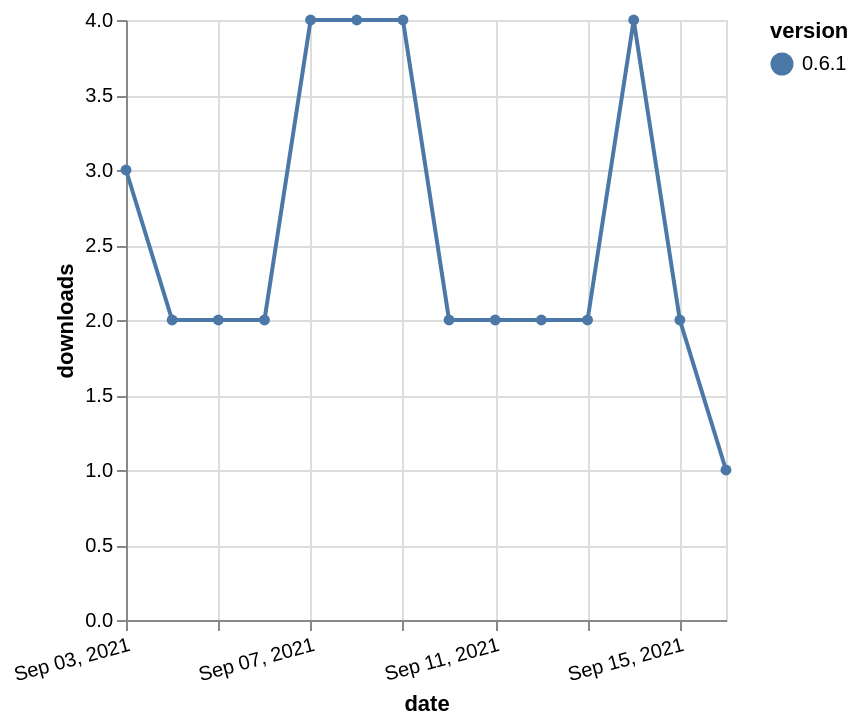

Source (Vega-Lite JSON):
### Vega-Lite specification from a JSON file in a GitHub repository (floating-point values rounded to 4 significant figures)
{"$schema": "https://vega.github.io/schema/vega-lite/v5.json", "description": "A simple bar chart with embedded data.", "data": {"values": [{"date": "2021-09-03", "total": 1504, "delta": 3, "version": "0.6.1"}, {"date": "2021-09-04", "total": 1506, "delta": 2, "version": "0.6.1"}, {"date": "2021-09-05", "total": 1508, "delta": 2, "version": "0.6.1"}, {"date": "2021-09-06", "total": 1510, "delta": 2, "version": "0.6.1"}, {"date": "2021-09-07", "total": 1514, "delta": 4, "version": "0.6.1"}, {"date": "2021-09-08", "total": 1518, "delta": 4, "version": "0.6.1"}, {"date": "2021-09-09", "total": 1522, "delta": 4, "version": "0.6.1"}, {"date": "2021-09-10", "total": 1524, "delta": 2, "version": "0.6.1"}, {"date": "2021-09-11", "total": 1526, "delta": 2, "version": "0.6.1"}, {"date": "2021-09-12", "total": 1528, "delta": 2, "version": "0.6.1"}, {"date": "2021-09-13", "total": 1530, "delta": 2, "version": "0.6.1"}, {"date": "2021-09-14", "total": 1534, "delta": 4, "version": "0.6.1"}, {"date": "2021-09-15", "total": 1536, "delta": 2, "version": "0.6.1"}, {"date": "2021-09-16", "total": 1537, "delta": 1, "version": "0.6.1"}]}, "width": "container", "mark": {"type": "line", "point": {"filled": true}}, "encoding": {"x": {"field": "date", "type": "temporal", "timeUnit": "yearmonthdate", "title": "date", "axis": {"labelAngle": -15}}, "y": {"field": "delta", "type": "quantitative", "title": "downloads"}, "color": {"field": "version", "type": "nominal"}, "tooltip": {"field": "delta"}}}
